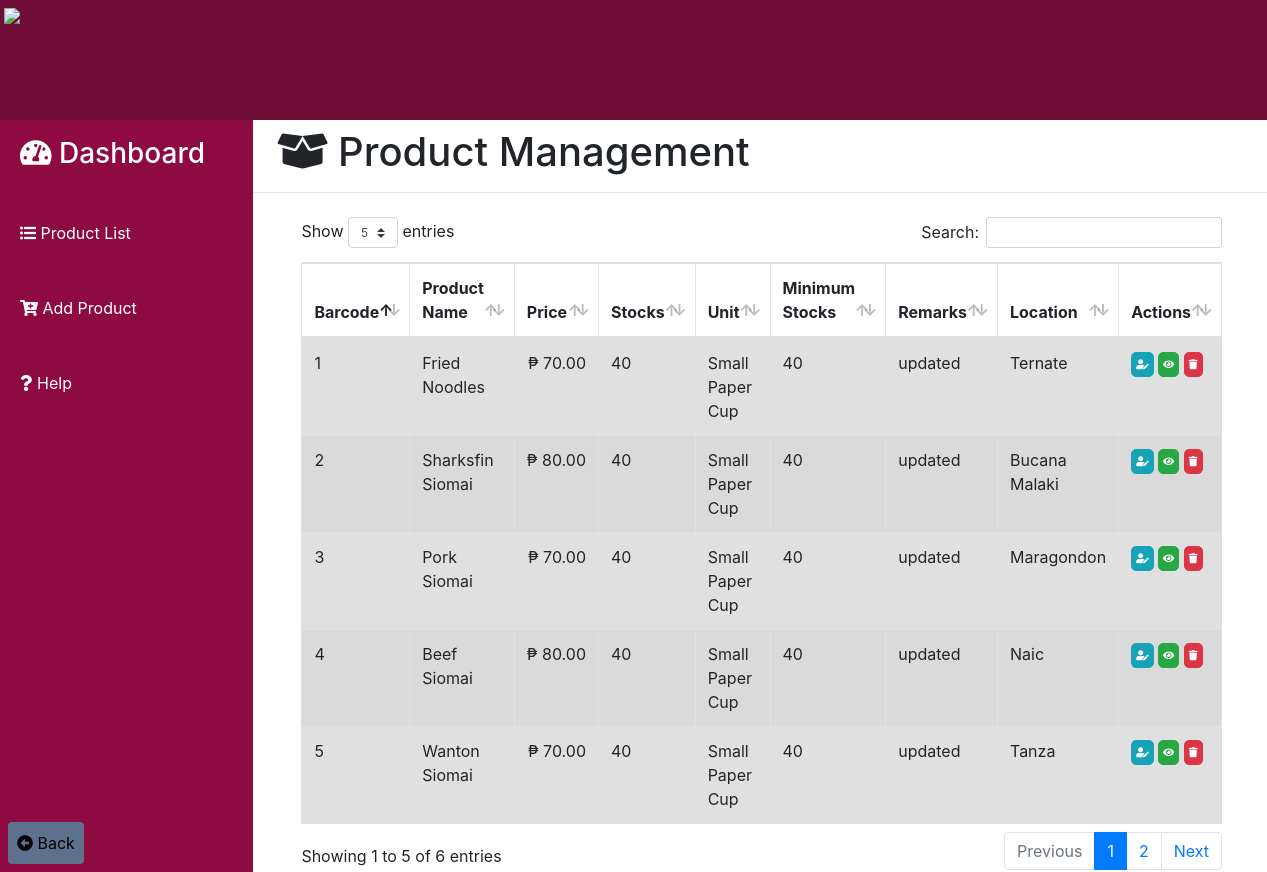
Page /products/products.php (signed in) on the committed database.
### tables this page shows
CREATE TABLE `products` (
  `product_no` varchar(50) NOT NULL,
  `product_name` varchar(30) DEFAULT NULL,
  `sell_price` decimal(18,2) DEFAULT NULL,
  `quantity` int(11) DEFAULT NULL,
  `unit` varchar(30) DEFAULT NULL,
  `min_stocks` int(11) DEFAULT NULL,
  `remarks` text DEFAULT NULL,
  `location` varchar(50) DEFAULT NULL,
  `images` varchar(30) DEFAULT NULL
);

### products/products.php (the view, shortened to what this page needs)
<?php
include("../server/connection.php");
$sql = "SELECT * FROM products";
$result	= mysqli_query($db, $sql);
?>
<!DOCTYPE html>
<html>
<head>
	<?php include('../templates/head1.php'); ?>
</head>
<body>
	<div class="contain h-100">
		<?php include('../products/base.php'); ?>
		<div>
			<h1 class="ml-4 pt-2"><i class="fas fa-box-open"></i> Product Management</h1>
			<hr>
			<div class="table-responsive mt-4 pl-5 pr-5">
				<table class="table table-striped table-bordered" id="product_table" style="margin-top: -22px;">
					<thead>
						<tr>
							<th scope="col" class="column-text">Barcode</th>
							<th scope="col" class="column-text">Product Name</th>
							<th scope="col" class="column-text">Price</th>
							<th scope="col" class="column-text">Stocks</th>
							<th scope="col" class="column-text">Unit</th>
							<th scope="col" class="column-text">Minimum Stocks</th>
							<th scope="col" class="column-text">Remarks</th>
							<th scope="col" class="column-text">Location</th>
							<th scope="col" class="column-text">Actions</th>
						</tr>
					</thead>
					<tbody class="table-hover">
						<?php
						while ($row = mysqli_fetch_assoc($result)) {
						?>
							<tr class="table-active">
								<td><?php echo $row['product_no']; ?></td>
								<td><?php echo $row['product_name']; ?></td>
								<td align="right">₱&nbsp<?php echo $row['sell_price']; ?></td>
								<td><?php echo $row['quantity']; ?></td>
								<td><?php echo $row['unit']; ?></td>
								<td><?php echo $row['min_stocks']; ?></td>
								<td><?php echo $row['remarks']; ?></td>
								<td><?php echo $row['location']; ?></td>
								<td>
									<a name="edit" title="Edit" style='font-size:10px; border-radius:5px;padding:4px;' href="update_products.php?id=<?php echo $row['product_no']; ?>" class="btn btn-info btn-xs"><i class="fas fa-user-edit"></i></a>
									<button type="button" name="view" style='font-size:10px; border-radius:5px;padding:4px;' id="<?php echo $row['product_no']; ?>" class="btn btn-success btn-xs view_data"><i class="fas fa-eye"></i></button>
									<button type="button" name="delete" title="Delete" style='font-size:10px; border-radius:5px;padding:4px;' data-id="<?php echo $row['product_no']; ?>" class="delete btn btn-danger btn-xs" data-toggle="#deleteModal" title="Delete"><i class="fas fa-trash"></i></button>
								</td>
							</tr>
						<?php } ?>
					</tbody>
				</table>
			</div>
		</div>
	</div>
</body>
</html>

### rows in the picture
products: product_no "1", product_name "Fried Noodles", sell_price "70.00", quantity "40", unit "Small Paper Cup", min_stocks "40", remarks "updated", location "Ternate"
products: product_no "2", product_name "Sharksfin Siomai", sell_price "80.00", quantity "40", unit "Small Paper Cup", min_stocks "40", remarks "updated", location "Bucana Malaki"
products: product_no "3", product_name "Pork Siomai", sell_price "70.00", quantity "40", unit "Small Paper Cup", min_stocks "40", remarks "updated", location "Maragondon"
products: product_no "4", product_name "Beef Siomai", sell_price "80.00", quantity "40", unit "Small Paper Cup", min_stocks "40", remarks "updated", location "Naic"
products: product_no "5", product_name "Wanton Siomai", sell_price "70.00", quantity "40", unit "Small Paper Cup", min_stocks "40", remarks "updated", location "Tanza"
